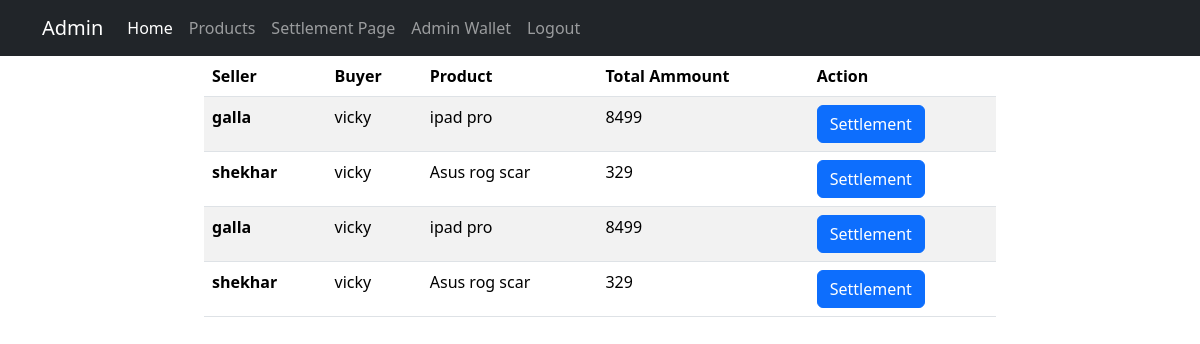
The app's page /superadmin/settlement/ (signed in) with its own data.
### buyer/models.py (models this page shows, shortened)
class BillClone(models.Model):
    bill_item = models.ForeignKey(BillItems, on_delete=models.CASCADE)

class BillItems(models.Model):
    user = models.ForeignKey(User, on_delete=models.CASCADE)
    product = models.ForeignKey(Product, on_delete=models.CASCADE)
    quantity = models.PositiveIntegerField(default=0)
    date_added = models.DateTimeField(auto_now_add=True)
    total_price = models.IntegerField(default=0)

### seller/models.py (models this page shows)
class Product(models.Model):
    seller = models.ForeignKey(Seller, on_delete=models.CASCADE)
    category = models.ForeignKey(Category, on_delete=models.CASCADE)
    name = models.CharField(max_length=100)
    description = models.TextField()
    price = models.IntegerField()
    image = models.ImageField(upload_to="media/")
    quantity = models.IntegerField()
    approved = models.BooleanField(default=False)
    def __str__(self):
        return self.name

class Seller(models.Model):
    seller = models.ForeignKey(User, on_delete=models.CASCADE, related_name="seller")
    user_type = models.CharField(max_length=10, default="seller")
    seller_mobilenumber = models.CharField(max_length=15, blank=True, null=True)
    def __str__(self):
        return self.seller.first_name

### superadmin/views.py (the view)
# urls.py: path("settlement/", views.settlement, name="settlement"),
@login_required(login_url="/superadmin/login/")
def settlement(request):
    try:
        billclone = BillClone.objects.all()
        return render(request, "settlement.html", {"billclone": billclone})
    except Exception as e:
        print(f"An error occurred while retrieving the settlement data: {str(e)}")
        return render(request, "settlement_error.html")

### buyer/context_processors.py (called while the page is built)
def cart_item_count(request):
    user = request.user
    if user.is_authenticated:
        cart_item_count = 0
        cart = CartItem.objects.filter(user_id=user.id)
        for c in cart:
            cart_item_count = cart_item_count + c.quantity
    else:
        cart_item_count = 0
    return {"cart_item_count": cart_item_count}

### templates/settlement.html (shortened to what this page needs)
{% include "superadmin_nav.html" %}
<body>
    <div class="row">
        <div class="col-lg-8 m-auto">
            <table class="table table-striped table-hover">
                <div class="col-lg-8 m-auto">
                    <thead>
                        <tr>
                            <th scope="col">Seller</th>
                            <th scope="col">Buyer</th>
                            <th scope="col">Product</th>
                            <th scope="col">Total Ammount</th>
                            <th scope="col">Action</th>
                        </tr>
                    </thead>
                    <tbody>
                        {% for item in billclone %}
                        <tr>
                            <th scope="row">{{item.bill_item.product.seller}}</th>
                            <td>{{item.bill_item.user}}</td>
                            <td>{{item.bill_item.product}}</td>
                            <td>{{item.bill_item.total_price}}</td>
                            <td><a href="/superadmin/final_settlement/{{item.id}}"><button
                                        class="btn btn-primary">Settlement</button></a></td>
                        </tr>
                        {% endfor %}
                    </tbody>
                </div>
            </table>
        </div>
    </div>
</body>

### records on screen
BillClone: bill_item.product.seller "galla", bill_item.user "vicky", bill_item.product "ipad pro", bill_item.total_price "8499"
BillClone: bill_item.product.seller "shekhar", bill_item.user "vicky", bill_item.product "Asus rog scar", bill_item.total_price "329"
BillClone: bill_item.product.seller "galla", bill_item.user "vicky", bill_item.product "ipad pro", bill_item.total_price "8499"
BillClone: bill_item.product.seller "shekhar", bill_item.user "vicky", bill_item.product "Asus rog scar", bill_item.total_price "329"
